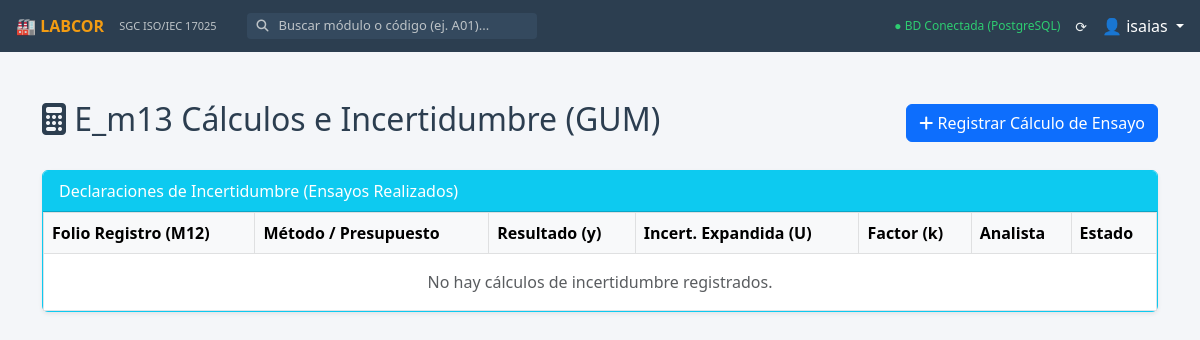
Before: /incertidumbre/ (signed in) with the older database file.
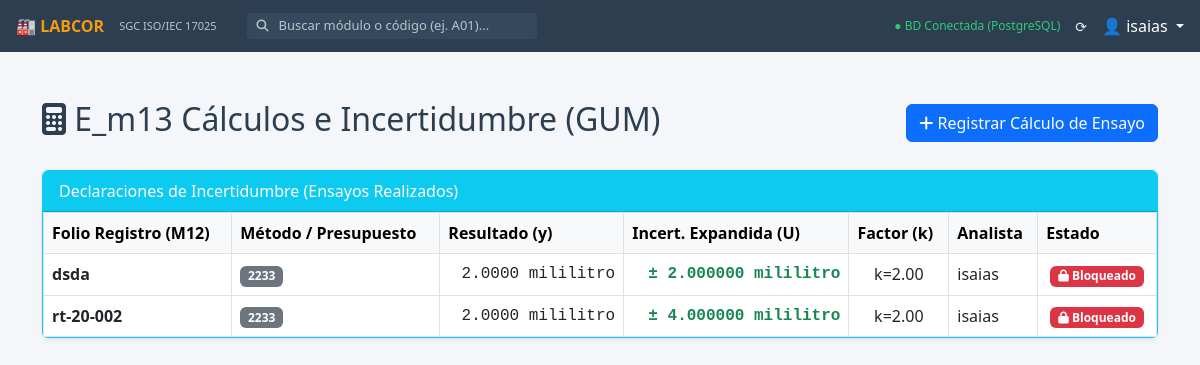
After: the same page with the newer database file.
### e_m13_calculos_incertidumbre/models.py (models this page shows, shortened)
class CalculoIncertidumbre(models.Model):
    registro_tecnico = models.OneToOneField(RegistroTecnico, on_delete=models.CASCADE,
                                            related_name='calculo_incertidumbre')
    presupuesto_utilizado = models.ForeignKey(PresupuestoIncertidumbre, on_delete=models.PROTECT)
    resultado_medicion = models.DecimalField(max_digits=15, decimal_places=4,
                                             verbose_name="Resultado de la Medición (y)")
    incertidumbre_combinada = models.DecimalField(max_digits=15, decimal_places=6,
                                                  verbose_name="Incertidumbre Combinada (uc)")
    incertidumbre_expandida = models.DecimalField(max_digits=15, decimal_places=6,
                                                  verbose_name="Incertidumbre Expandida (U)")
    unidades = models.CharField(max_length=20, default="N/A")
    calculado_por = models.ForeignKey(User, on_delete=models.PROTECT, related_name='calculos_realizados')
    fecha_calculo = models.DateTimeField(auto_now_add=True)
    bloqueado = models.BooleanField(default=True, editable=False, help_text="Garantiza inmutabilidad ISO 17025")
    class Meta:
        verbose_name = "Cálculo de Incertidumbre"
        verbose_name_plural = "Cálculos de Incertidumbre"

class PresupuestoIncertidumbre(models.Model):
    metodo = models.ForeignKey(MetodoSOP, on_delete=models.CASCADE, related_name='presupuestos_incertidumbre')
    version = models.CharField(max_length=10, verbose_name="Versión del Presupuesto")
    fecha_aprobacion = models.DateField(auto_now_add=True)
    descripcion_modelo = models.TextField(verbose_name="Descripción de fuentes (Tipo A y B)")
    factor_cobertura = models.DecimalField(max_digits=4, decimal_places=2, default=2.00,
                                           verbose_name="Factor k (95% confianza)")
    formula_aplicada = models.TextField(help_text="Fórmula para el cálculo combinado", blank=True)
    es_vigente = models.BooleanField(default=True)
    aprobado_por = models.ForeignKey(User, on_delete=models.PROTECT, related_name='presupuestos_aprobados')
    class Meta:
        verbose_name = "Presupuesto de Incertidumbre"
        verbose_name_plural = "Presupuestos de Incertidumbre"
        unique_together = ('metodo', 'version')

### e_m12_ejecucion_registros/models.py (models this page shows, shortened)
class RegistroTecnico(models.Model):
    ESTADO_CHOICES = [
        ('EN_PROCESO', 'En Proceso (Borrador Editable)'),
        ('FINALIZADO', 'Finalizado (Bloqueado/Solo Lectura)'),
        ('REVISADO', 'Revisado por Calidad'),
    ]
    folio_registro = models.CharField(max_length=50, unique=True, verbose_name="Folio del Registro (Ej. RT-26-001)")
    identificador_muestra = models.CharField(max_length=100, verbose_name="Identificación de la Muestra / Ítem")
    metodo = models.ForeignKey(MetodoSOP, on_delete=models.PROTECT, verbose_name="Método de Ensayo o SOP")
    fecha_inicio = models.DateTimeField(verbose_name="Fecha y Hora de Inicio del Ensayo")
    fecha_fin = models.DateTimeField(null=True, blank=True, verbose_name="Fecha y Hora de Finalización")
    datos_crudos = models.TextField(verbose_name="Observaciones Originales / Datos Crudos",
                                    help_text="Capture las lecturas directas del equipo. No modifique los datos posteriormente.")
    calculos_resultados = models.TextField(blank=True, null=True, verbose_name="Cálculos y Resultados Derivados")
    evidencia_adjunta = models.FileField(upload_to='registros_tecnicos/evidencias/', blank=True, null=True,
                                         verbose_name="Evidencia Adjunta (Imágenes, XLSX)")
    analista = models.ForeignKey(User, on_delete=models.PROTECT, related_name='ensayos_m12_ejecutados',
                                 verbose_name="Analista Responsable")
    estado = models.CharField(max_length=20, choices=ESTADO_CHOICES, default='EN_PROCESO')
    fecha_creacion = models.DateTimeField(auto_now_add=True)
    fecha_actualizacion = models.DateTimeField(auto_now=True)
    class Meta:
        verbose_name = "Registro Técnico (E_m12)"
        verbose_name_plural = "Registros Técnicos (E_m12)"
        ordering = ['-fecha_inicio']

### e_m05_metodos_sops/models.py (models this page shows, shortened)
class MetodoSOP(models.Model):
    TIPO_CHOICES = [
        ('METODO', 'Método de Ensayo'),
        ('SOP', 'Procedimiento Operativo Estándar (SOP)'),
        ('INSTRUCTIVO', 'Instructivo de Trabajo'),
    ]
    ESTADO_CHOICES = [
        ('VIGENTE', 'Vigente'),
        ('EN_REVISION', 'En Revisión'),
        ('OBSOLETO', 'Obsoleto'),
    ]
    codigo = models.CharField(max_length=50, unique=True, verbose_name="Código del Documento")
    titulo = models.CharField(max_length=200, verbose_name="Título del Método / SOP")
    tipo = models.CharField(max_length=20, choices=TIPO_CHOICES, default='METODO')
    version = models.CharField(max_length=10, verbose_name="Versión Actual")
    fecha_emision = models.DateField(verbose_name="Fecha de Emisión")
    fecha_proxima_revision = models.DateField(verbose_name="Próxima Revisión")
    estado = models.CharField(max_length=20, choices=ESTADO_CHOICES, default='VIGENTE')
    archivo_pdf = models.FileField(upload_to='metodos_sops/', blank=True, null=True, verbose_name="Documento (PDF)")
    creado_por = models.ForeignKey(User, on_delete=models.SET_NULL, null=True, related_name='metodos_creados')
    fecha_creacion = models.DateTimeField(auto_now_add=True)
    fecha_actualizacion = models.DateTimeField(auto_now=True)
    class Meta:
        verbose_name = "Método o SOP"
        verbose_name_plural = "Métodos y SOPs"
        ordering = ['-estado', 'codigo']

### e_m13_calculos_incertidumbre/views.py (the view)
# urls.py: path('', views.dashboard_calculos, name='e_m13_dashboard'),
@login_required
def dashboard_calculos(request):
    calculos = CalculoIncertidumbre.objects.all().select_related('registro_tecnico', 'presupuesto_utilizado')
    presupuestos = PresupuestoIncertidumbre.objects.filter(es_vigente=True)
    return render(request, 'e_m13_calculos_incertidumbre/dashboard.html', {
        'calculos': calculos,
        'presupuestos': presupuestos
    })

### e_m13_calculos_incertidumbre/templates/e_m13_calculos_incertidumbre/dashboard.html (shortened to what this page needs)
{% extends 'base.html' %}
{% block content %}
<div class="container mt-4">
    <div class="d-flex justify-content-between align-items-center mb-4">
        <h2><i class="fas fa-calculator"></i> E_m13 Cálculos e Incertidumbre (GUM)</h2>
        <a href="{% url 'e_m13_registrar' %}" class="btn btn-primary"><i class="fas fa-plus"></i> Registrar Cálculo de Ensayo</a>
    </div>
    <div class="card shadow-sm border-info mb-4">
        <div class="card-header bg-info text-white">Declaraciones de Incertidumbre (Ensayos Realizados)</div>
        <div class="card-body p-0">
            <table class="table table-hover table-bordered mb-0">
                <thead class="table-light">
                    <tr>
                        <th>Folio Registro (M12)</th>
                        <th>Método / Presupuesto</th>
                        <th>Resultado (y)</th>
                        <th>Incert. Expandida (U)</th>
                        <th>Factor (k)</th>
                        <th>Analista</th>
                        <th>Estado</th>
                    </tr>
                </thead>
                <tbody>
                    {% for calc in calculos %}
                    <tr>
                        <td><strong>{{ calc.registro_tecnico.folio_registro }}</strong></td>
                        <td><span class="badge bg-secondary">{{ calc.presupuesto_utilizado.metodo.codigo }}</span></td>
                        <td class="font-monospace text-end">{{ calc.resultado_medicion }} {{ calc.unidades }}</td>
                        <td class="font-monospace text-end text-success fw-bold">± {{ calc.incertidumbre_expandida }} {{ calc.unidades }}</td>
                        <td class="text-center">k={{ calc.presupuesto_utilizado.factor_cobertura }}</td>
                        <td>{{ calc.calculado_por.get_full_name|default:calc.calculado_por.username }}</td>
                        <td class="text-center"><span class="badge bg-danger"><i class="fas fa-lock"></i> Bloqueado</span></td>
                    </tr>
                    {% empty %}
                    <tr><td colspan="7" class="text-center text-muted py-3">No hay cálculos de incertidumbre registrados.</td></tr>
                    {% endfor %}
                </tbody>
            </table>
        </div>
    </div>
</div>
{% endblock %}

Changed rows visible on the page:
added CalculoIncertidumbre: registro_tecnico.folio_registro "dsda", presupuesto_utilizado.metodo.codigo "2233", resultado_medicion "2.0000", unidades "mililitro", incertidumbre_expandida "2.000000", presupuesto_utilizado.factor_cobertura "2.00", calculado_por.get_full_name "isaias"
added CalculoIncertidumbre: registro_tecnico.folio_registro "rt-20-002", presupuesto_utilizado.metodo.codigo "2233", resultado_medicion "2.0000", unidades "mililitro", incertidumbre_expandida "4.000000", presupuesto_utilizado.factor_cobertura "2.00", calculado_por.get_full_name "isaias"
Other visible differences:
text no longer shown: "No hay cálculos de incertidumbre registrados."
